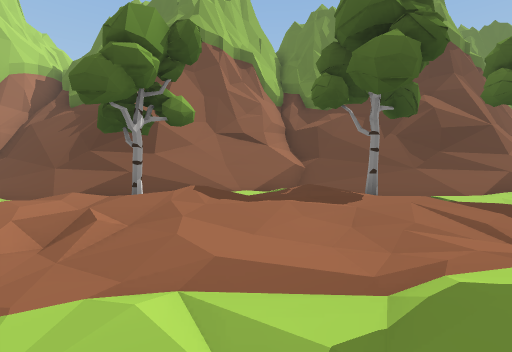
view 1 (above)

24 first-person views from a walk through a 3-D level made in the Unity game engine. The camera is 1.3 m above the floor, tilts 2° down and sees 85° across. The floor is counted in squares, 2 m on a side. Each view is taken from the middle of a square. On the plan, view 1 faces up. The plan holds only what a view shows up to about 9 squares ahead; the rest is blank. The place goes on beyond the plan. Some surface patterns are stand-ins.

view 2
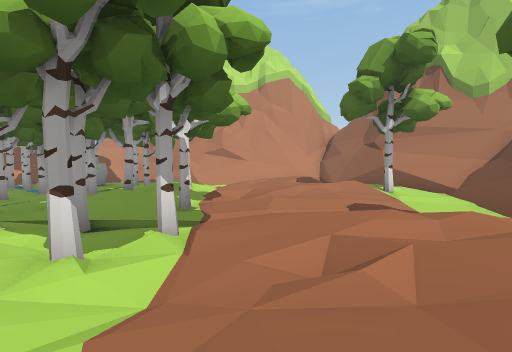

view 3
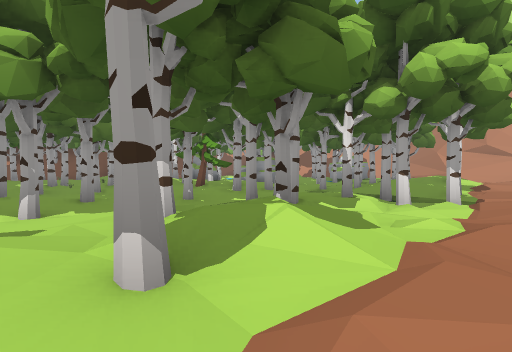

view 4
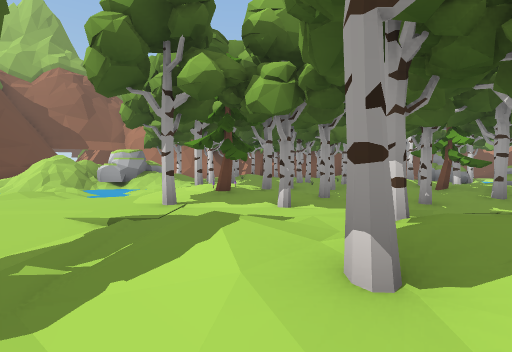

view 5
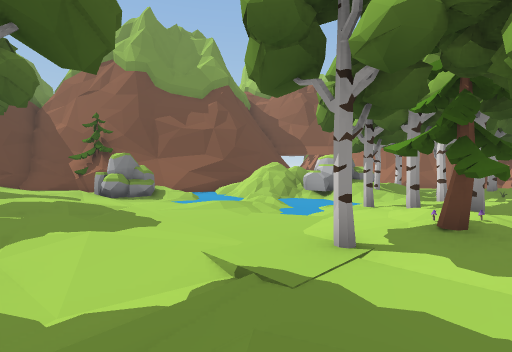

view 6
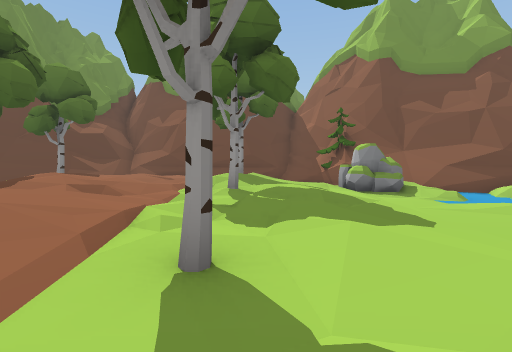

view 7
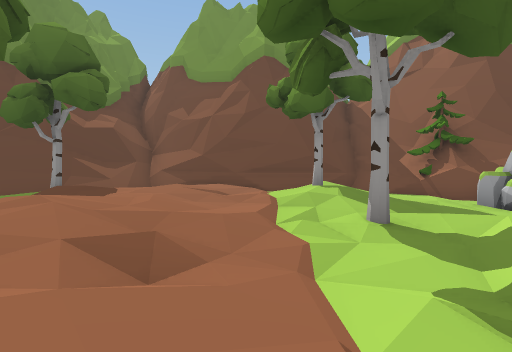

view 8
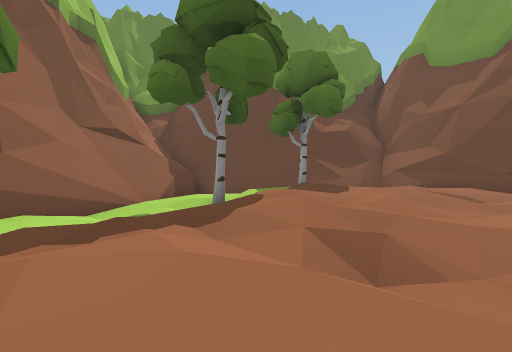

view 9
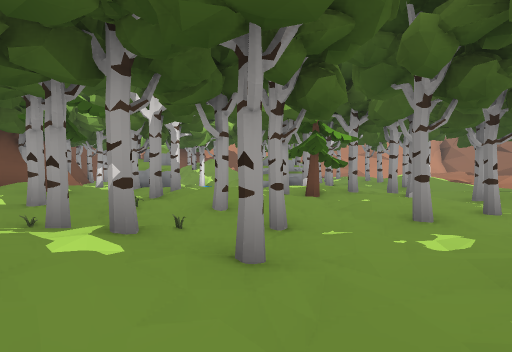

view 10
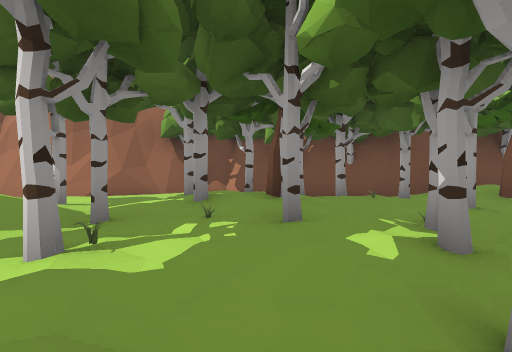

view 11
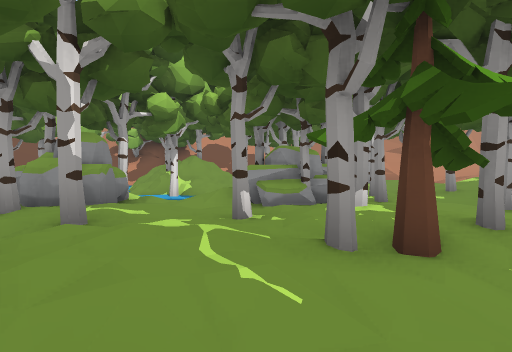

view 12
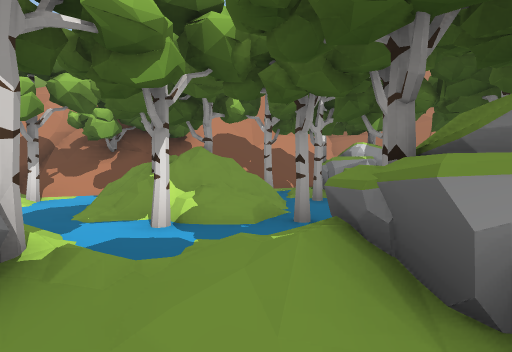

view 13
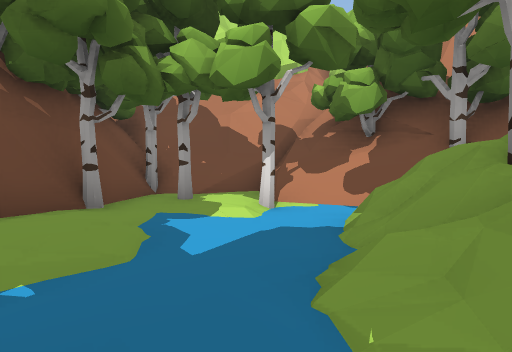

view 14
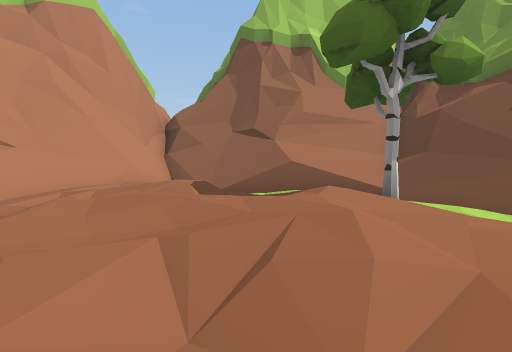

view 15
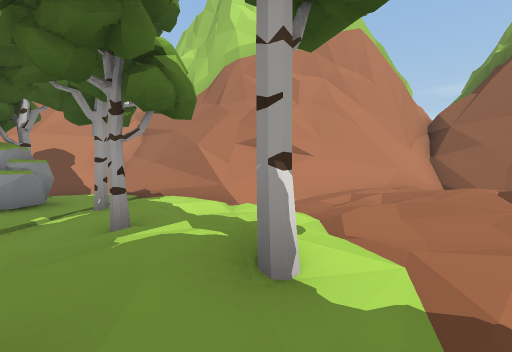

view 16
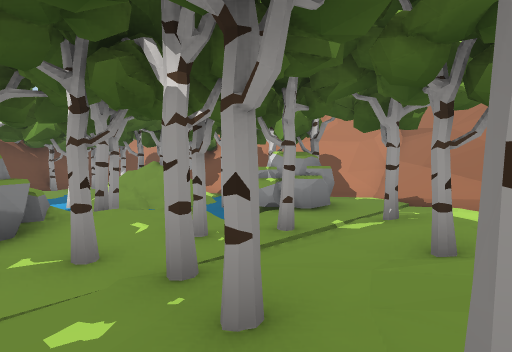

view 17
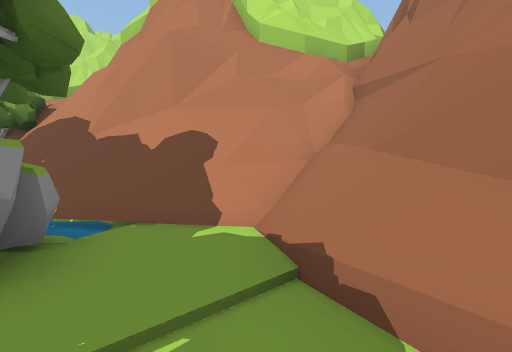

view 18
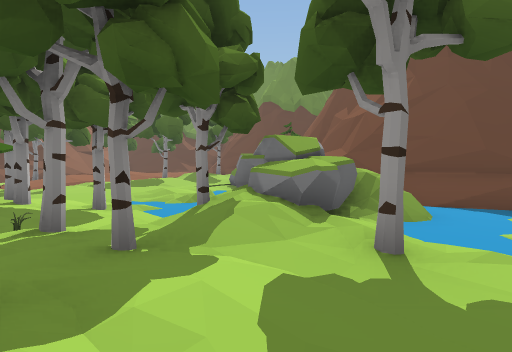

view 19
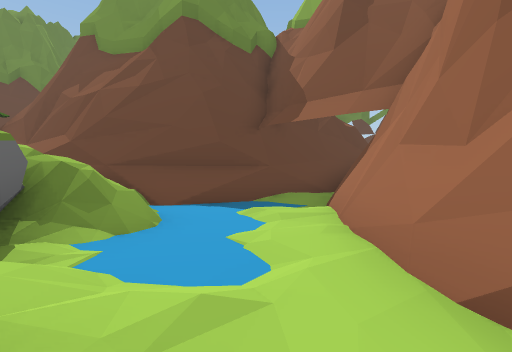

view 20
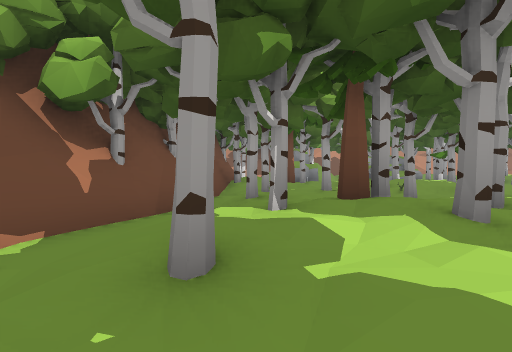

view 21
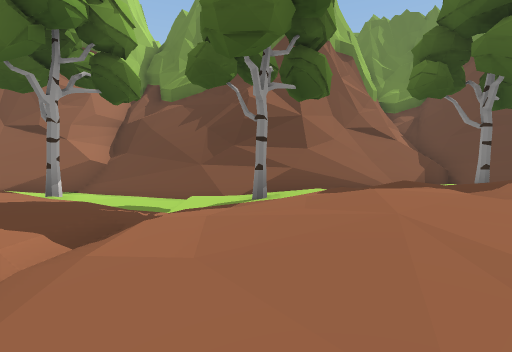

view 22
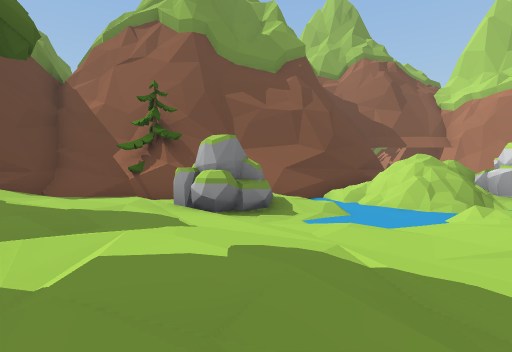

view 23
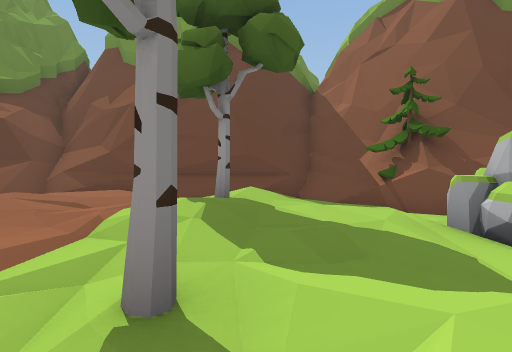

view 24
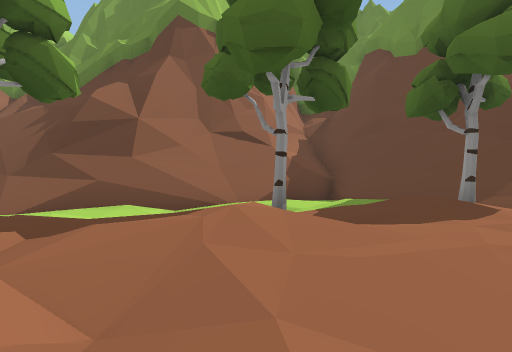

### Floor plan
Key: @ floor where view 1 was taken; # wall or solid block; . main floor; : floor 0.25 m higher than the main floor; - floor 0.25 m lower than the main floor; + floor 0.5 m higher than the main floor; _ floor 0.5 m lower than the main floor; * floor 0.75 m higher than the main floor; % floor 1.25 m higher than the main floor; & floor 1.75 m higher than the main floor; / step, stairs or slope; = window, fence, low wall or low ledge; ^ raised ledge; T tree; R rock; O other object.
Columns run from 17 left of view 1 to 16 right of it. Each row starts with its distance up from view 1.
 11                            ##
 10        ####      ##       ^#==##
  9       ^^=##^   ^=#####^^^^==##/^^
  8      ^^===##^^^#==-_//####=.. /=##
  7    ^^#==.--///## ..--_/=...::::T=#
  6   ##===-:T---  T .:T---T...T++:  =
  5   ##=# .:/:.-    :+:.--.++//:*+  #
  4    #/: /:+:.. ++*+++:..:++**++*++#
  3    #/:+++:+...::::.:.:.:++/++:+/+#
  2    ^/..:.........../. ..::.:::+::#
  1    ^/--..:.-T-T--.+T.-_-...T/*+T:#
  0    ^//--/T..-__T-@T:+/_T-./:://+/#
 -1   #^=./..:T:/TTT:T.T.._-:::+.:::.#
 -2   ##=.:.T.T.T--TT-T.---.........#=
 -3  ^=#--T---T-T----T-T--T---.--RR###
 -4 ##//-R--TTTT..TT.-T.T..--.-_-RR/##
 -5 ##/#-TR--..T..T..T-.TO.-_.__////^
 -6 ####/TR_TT.RTT.T.---.TTT______##^
 -7   ^#= /T_T/TRT.::.TT...-__.///##
 -8    ^#T/*.--..-.::TTO:OT//RR&=##
 -9    ^== T=T_--.T.TOT:TOT/TRR% #^
-10   ^##T T#=/TRT.--TO:TT./RRR///^
-11   #=#T =__-RT..T..O.T:..T____/^
-12   # T#/___/    +:TT.T:T--_--_/#
-13     TT/T_-.TO TT###T..--###/--##
-14     T==T-T#      ##T#-T########
-15    ^##=####        T####
-16      ^^T#
-17        ##

Positions as (right, up) in squares from view 1, and headings:
1: (0, 0), facing up
2: (0, 2), facing left
3: (3, 2), facing down-left
4: (3, 2), facing down
5: (3, 0), facing down-right
6: (4, 0), facing right
7: (7, 2), facing right
8: (7, 2), facing up-right
9: (4, -7), facing left
10: (3, -6), facing down
11: (0, -7), facing left
12: (-4, -8), facing left
13: (-7, -10), facing down-left
14: (-6, 1), facing up-left
15: (-6, 0), facing left
16: (-6, -1), facing down-left
17: (-12, -2), facing down-left
18: (4, -12), facing up-right
19: (6, -12), facing right
20: (6, -12), facing left
21: (6, 1), facing up
22: (8, 0), facing down-right
23: (9, 0), facing right
24: (10, 2), facing up
